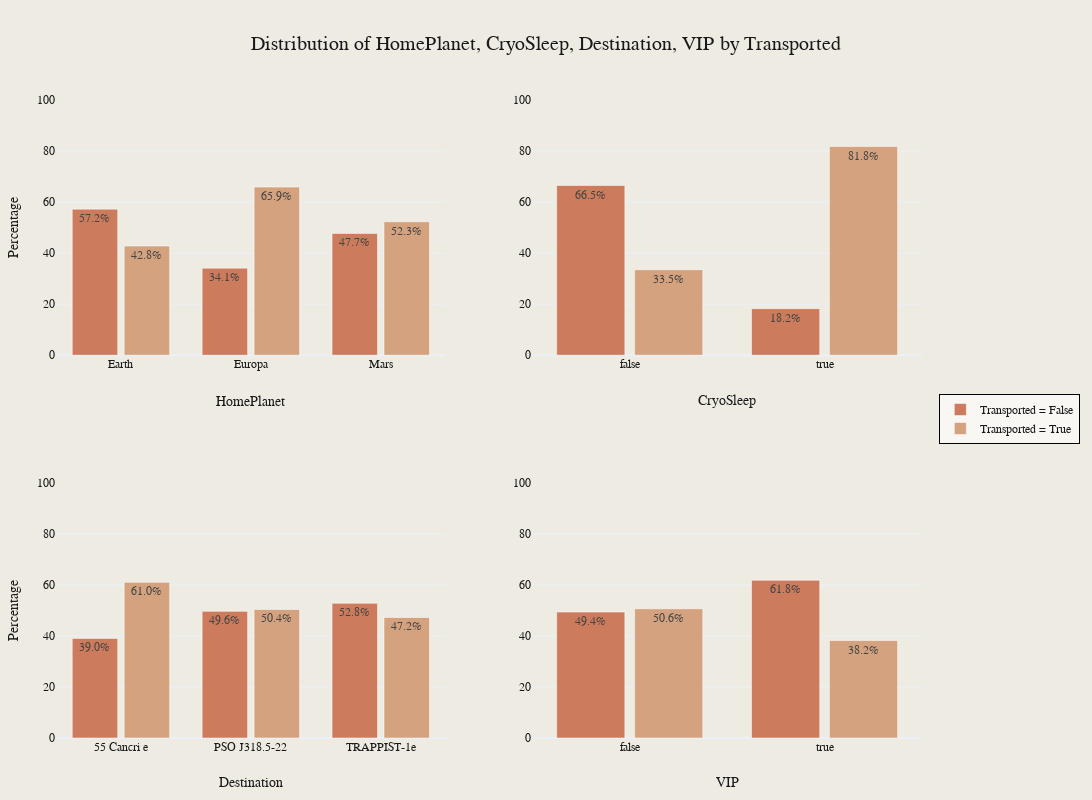

Notebook source saved alongside this figure:
### Code cell
plot_categorical_features_by_target(
    train_data,
    categorical_features,
    "Transported",
    save_path="../images/categorical_vs_transported.png",
)

### Figure 1 — Plotly figure (JSON) as saved in the notebook; plotly's stock layout.template omitted (floating-point values rounded to 4 significant figures)
{"data": [{"marker": {"color": "#CC7B5C"}, "name": "Transported = False", "showlegend": true, "text": ["57.2%", "34.1%", "47.7%"], "textposition": "inside", "type": "bar", "width": 0.35, "x": ["Earth", "Europa", "Mars"], "xaxis": "x", "y": [57.24, 34.12, 47.7], "yaxis": "y"}, {"marker": {"color": "#D4A27F"}, "name": "Transported = True", "showlegend": true, "text": ["42.8%", "65.9%", "52.3%"], "textposition": "inside", "type": "bar", "width": 0.35, "x": ["Earth", "Europa", "Mars"], "xaxis": "x", "y": [42.76, 65.88, 52.3], "yaxis": "y"}, {"marker": {"color": "#CC7B5C"}, "name": "Transported = False", "showlegend": false, "text": ["66.5%", "18.2%"], "textposition": "inside", "type": "bar", "width": 0.35, "x": [false, true], "xaxis": "x2", "y": [66.5, 18.24], "yaxis": "y2"}, {"marker": {"color": "#D4A27F"}, "name": "Transported = True", "showlegend": false, "text": ["33.5%", "81.8%"], "textposition": "inside", "type": "bar", "width": 0.35, "x": [false, true], "xaxis": "x2", "y": [33.5, 81.76], "yaxis": "y2"}, {"marker": {"color": "#CC7B5C"}, "name": "Transported = False", "showlegend": false, "text": ["39.0%", "49.6%", "52.8%"], "textposition": "inside", "type": "bar", "width": 0.35, "x": ["55 Cancri e", "PSO J318.5-22", "TRAPPIST-1e"], "xaxis": "x3", "y": [39, 49.62, 52.78], "yaxis": "y3"}, {"marker": {"color": "#D4A27F"}, "name": "Transported = True", "showlegend": false, "text": ["61.0%", "50.4%", "47.2%"], "textposition": "inside", "type": "bar", "width": 0.35, "x": ["55 Cancri e", "PSO J318.5-22", "TRAPPIST-1e"], "xaxis": "x3", "y": [61, 50.38, 47.22], "yaxis": "y3"}, {"marker": {"color": "#CC7B5C"}, "name": "Transported = False", "showlegend": false, "text": ["49.4%", "61.8%"], "textposition": "inside", "type": "bar", "width": 0.35, "x": [false, true], "xaxis": "x4", "y": [49.35, 61.81], "yaxis": "y4"}, {"marker": {"color": "#D4A27F"}, "name": "Transported = True", "showlegend": false, "text": ["50.6%", "38.2%"], "textposition": "inside", "type": "bar", "width": 0.35, "x": [false, true], "xaxis": "x4", "y": [50.65, 38.19], "yaxis": "y4"}], "layout": {"font": {"color": "#191919", "family": "Styrene A", "size": 12}, "height": 800, "legend": {"bgcolor": "rgba(255,255,255,0.6)", "bordercolor": "Black", "borderwidth": 1, "font": {"color": "#191919", "family": "Styrene A", "size": 12}, "orientation": "v", "x": 1.02, "xanchor": "left", "y": 0.5, "yanchor": "middle"}, "margin": {"b": 50, "l": 50, "r": 150, "t": 100}, "paper_bgcolor": "#EEECE2", "plot_bgcolor": "#EEECE2", "showlegend": true, "title": {"font": {"color": "#191919", "family": "Styrene B", "size": 20}, "text": "Distribution of HomePlanet, CryoSleep, Destination, VIP by Transported", "x": 0.5}, "width": 1200, "xaxis": {"anchor": "y", "domain": [0, 0.45], "showticklabels": true, "tickfont": {"color": "#191919", "family": "Styrene A", "size": 12}, "title": {"font": {"color": "#191919", "family": "Styrene A", "size": 14}, "standoff": 25, "text": "HomePlanet"}}, "xaxis2": {"anchor": "y2", "domain": [0.55, 1], "showticklabels": true, "tickfont": {"color": "#191919", "family": "Styrene A", "size": 12}, "title": {"font": {"color": "#191919", "family": "Styrene A", "size": 14}, "standoff": 25, "text": "CryoSleep"}}, "xaxis3": {"anchor": "y3", "domain": [0, 0.45], "showticklabels": true, "tickfont": {"color": "#191919", "family": "Styrene A", "size": 12}, "title": {"font": {"color": "#191919", "family": "Styrene A", "size": 14}, "standoff": 25, "text": "Destination"}}, "xaxis4": {"anchor": "y4", "domain": [0.55, 1], "showticklabels": true, "tickfont": {"color": "#191919", "family": "Styrene A", "size": 12}, "title": {"font": {"color": "#191919", "family": "Styrene A", "size": 14}, "standoff": 25, "text": "VIP"}}, "yaxis": {"anchor": "x", "domain": [0.6, 1], "range": [0, 100], "tickfont": {"color": "#191919", "family": "Styrene A", "size": 12}, "title": {"font": {"color": "#191919", "family": "Styrene A", "size": 14}, "text": "Percentage"}}, "yaxis2": {"anchor": "x2", "domain": [0.6, 1], "range": [0, 100], "tickfont": {"color": "#191919", "family": "Styrene A", "size": 12}, "title": {"font": {"color": "#191919", "family": "Styrene A", "size": 14}}}, "yaxis3": {"anchor": "x3", "domain": [0, 0.4], "range": [0, 100], "tickfont": {"color": "#191919", "family": "Styrene A", "size": 12}, "title": {"font": {"color": "#191919", "family": "Styrene A", "size": 14}, "text": "Percentage"}}, "yaxis4": {"anchor": "x4", "domain": [0, 0.4], "range": [0, 100], "tickfont": {"color": "#191919", "family": "Styrene A", "size": 12}, "title": {"font": {"color": "#191919", "family": "Styrene A", "size": 14}}}}}
